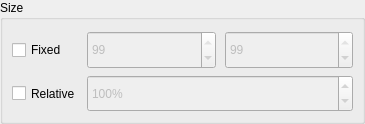
<?xml version="1.0" encoding="UTF-8"?>
<ui version="4.0">
 <class>control_panel::output::Size</class>
 <widget class="QWidget" name="ControlPanel_Output_Size">
  <property name="geometry">
   <rect>
    <x>0</x>
    <y>0</y>
    <width>365</width>
    <height>124</height>
   </rect>
  </property>
  <property name="focusPolicy">
   <enum>Qt::ClickFocus</enum>
  </property>
  <property name="windowTitle">
   <string>Dialog</string>
  </property>
  <layout class="QVBoxLayout" name="verticalLayout">
   <property name="spacing">
    <number>9</number>
   </property>
   <property name="leftMargin">
    <number>0</number>
   </property>
   <property name="topMargin">
    <number>0</number>
   </property>
   <property name="rightMargin">
    <number>0</number>
   </property>
   <property name="bottomMargin">
    <number>0</number>
   </property>
   <item>
    <widget class="QGroupBox" name="groupBox">
     <property name="title">
      <string>Size</string>
     </property>
     <layout class="QGridLayout" name="gridLayout">
      <property name="topMargin">
       <number>11</number>
      </property>
      <item row="1" column="0">
       <widget class="QCheckBox" name="checkBox_forceOutputScale">
        <property name="sizePolicy">
         <sizepolicy hsizetype="Maximum" vsizetype="Preferred">
          <horstretch>0</horstretch>
          <verstretch>0</verstretch>
         </sizepolicy>
        </property>
        <property name="text">
         <string>Relative</string>
        </property>
       </widget>
      </item>
      <item row="0" column="0">
       <widget class="QCheckBox" name="checkBox_forceOutputRes">
        <property name="enabled">
         <bool>true</bool>
        </property>
        <property name="sizePolicy">
         <sizepolicy hsizetype="Maximum" vsizetype="Preferred">
          <horstretch>0</horstretch>
          <verstretch>0</verstretch>
         </sizepolicy>
        </property>
        <property name="text">
         <string>Fixed</string>
        </property>
       </widget>
      </item>
      <item row="1" column="1">
       <widget class="QSpinBox" name="spinBox_outputScale">
        <property name="enabled">
         <bool>false</bool>
        </property>
        <property name="sizePolicy">
         <sizepolicy hsizetype="Preferred" vsizetype="Preferred">
          <horstretch>0</horstretch>
          <verstretch>0</verstretch>
         </sizepolicy>
        </property>
        <property name="suffix">
         <string>%</string>
        </property>
        <property name="minimum">
         <number>10</number>
        </property>
        <property name="maximum">
         <number>1000</number>
        </property>
        <property name="singleStep">
         <number>10</number>
        </property>
        <property name="value">
         <number>100</number>
        </property>
       </widget>
      </item>
      <item row="0" column="1">
       <layout class="QHBoxLayout" name="horizontalLayout">
        <property name="spacing">
         <number>9</number>
        </property>
        <item>
         <widget class="QSpinBox" name="spinBox_outputResX">
          <property name="enabled">
           <bool>false</bool>
          </property>
          <property name="sizePolicy">
           <sizepolicy hsizetype="Preferred" vsizetype="Preferred">
            <horstretch>0</horstretch>
            <verstretch>0</verstretch>
           </sizepolicy>
          </property>
          <property name="minimum">
           <number>1</number>
          </property>
          <property name="value">
           <number>99</number>
          </property>
         </widget>
        </item>
        <item>
         <widget class="QSpinBox" name="spinBox_outputResY">
          <property name="enabled">
           <bool>false</bool>
          </property>
          <property name="sizePolicy">
           <sizepolicy hsizetype="Preferred" vsizetype="Preferred">
            <horstretch>0</horstretch>
            <verstretch>0</verstretch>
           </sizepolicy>
          </property>
          <property name="minimum">
           <number>1</number>
          </property>
          <property name="value">
           <number>99</number>
          </property>
         </widget>
        </item>
       </layout>
      </item>
     </layout>
    </widget>
   </item>
  </layout>
 </widget>
 <tabstops>
  <tabstop>checkBox_forceOutputRes</tabstop>
  <tabstop>spinBox_outputResX</tabstop>
  <tabstop>spinBox_outputResY</tabstop>
  <tabstop>checkBox_forceOutputScale</tabstop>
  <tabstop>spinBox_outputScale</tabstop>
 </tabstops>
 <resources/>
 <connections/>
</ui>
